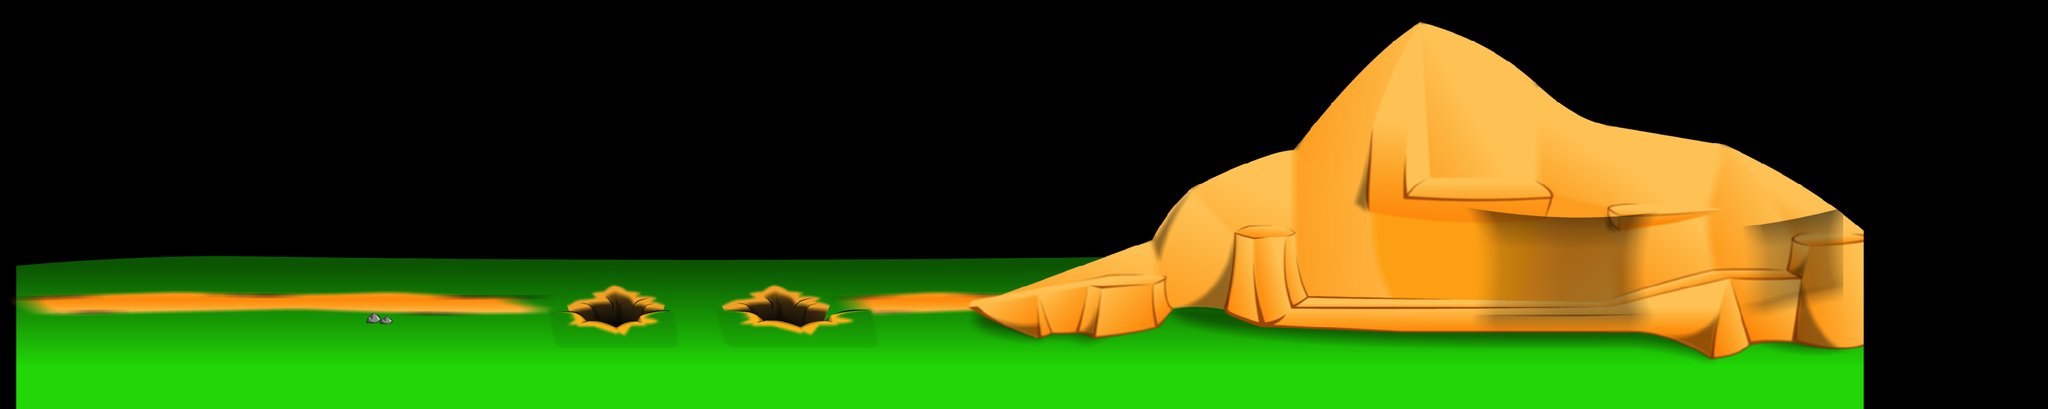

A 2D game scene composited from a Tiled map and its tileset images. What follows is a short description and the map's XML, with each tile layer's data collapsed to a summary:
An orthogonal 100x20 tile map with 32x32 px tiles, 2 tile layers (back, fore), 3 tilesets and 2 objects.

<map version="1.0" orientation="orthogonal" width="100" height="20" tilewidth="32" tileheight="32">
 <tileset firstgid="1" name="Back" tilewidth="32" tileheight="32" spacing="1" margin="1">
  <image source="Back.png" width="3094" height="640" />
 </tileset>
 <tileset firstgid="1768" name="Fore" tilewidth="32" tileheight="32" spacing="1" margin="1">
  <image source="Fore.png" width="3094" height="264" />
 </tileset>
 <tileset firstgid="2512" name="Visible Boundary (Not include in final)" tilewidth="32" tileheight="32" spacing="1" margin="1">
  <image source="Visible Boundary (Not include in final).png" width="3937" height="558" />
 </tileset>
 <layer name="back" width="100" height="20">
  <data>[2000 cells, 1729 non-empty, 1729 distinct tile ids]</data>
 </layer>
 <layer name="fore" width="100" height="20">
  <data>[2000 cells, 720 non-empty, 720 distinct tile ids]</data>
 </layer>
 <objectgroup name="collisions" width="100" height="20">
  <object x="1120" y="449" width="193" height="95" />
  <object x="863" y="447" width="192" height="97" />
 </objectgroup>
</map>